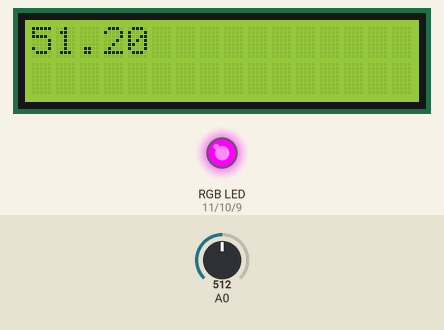
The sketch below on a simulated Arduino Uno, built with avr-gcc and run on an emulated ATmega328P. Shown: 16×2 character LCD, an RGB LED mixed from three pins (HIGH = lit). The inputs (shaded band) are chosen by the test bench; at power-on: A0 = 512.

Above: at 1.6 s.
1.7 s: A0 set to 716
At 4.9 s:
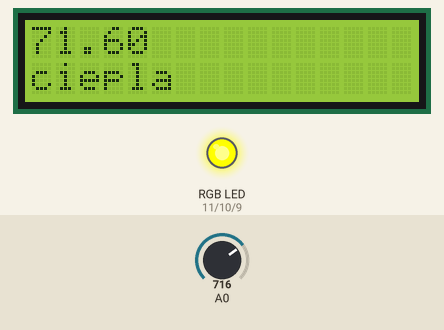
7.6 s: A0 set to 785
At 9.9 s:
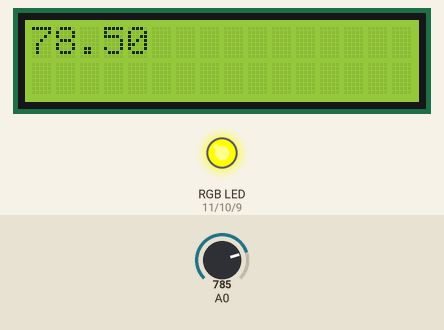
11.6 s: A0 set to 808
At 15.9 s:
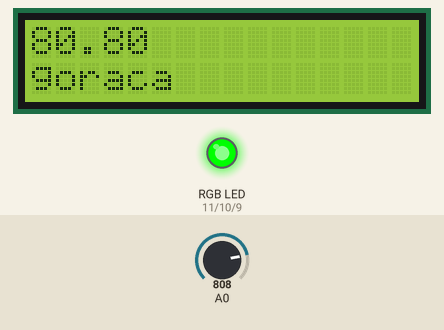
17.6 s: A0 set to 900
At 22.0 s:
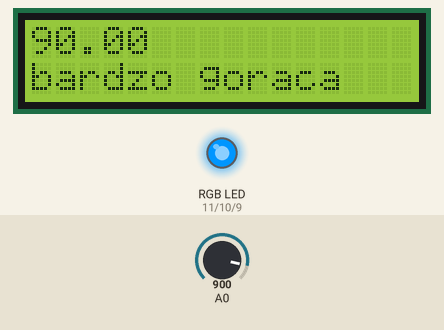
23.7 s: A0 set to 985
At 26.1 s:
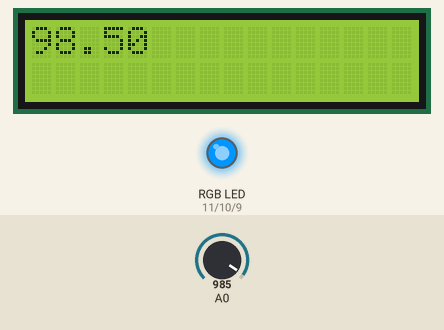
28.7 s: A0 set to 1016
At 33.1 s:
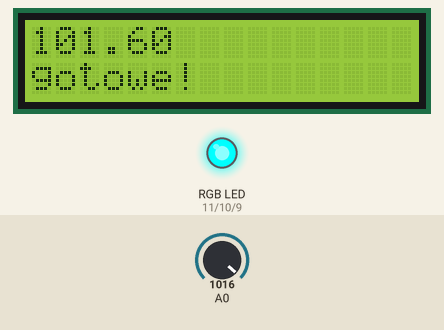
Timing chart, 0 to 34.6 s (numbered marks = the images above; inputs shaded):
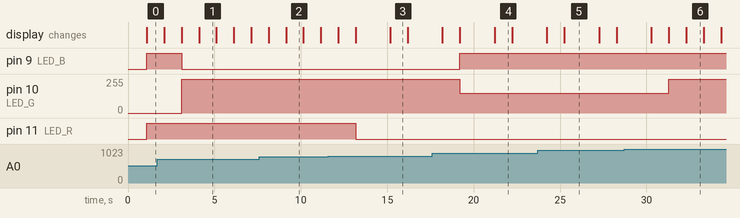

Measured:
- the behaviour switches between 799 and 800 on A0 (found by bisection; images 2 and 3)
- the behaviour switches between 999 and 1000 on A0 (found by bisection; images 5 and 6)
- after the input at 1.7 s, pin 9 (LED_B): HIGH → LOW after 1.4 s; pin 10 (LED_G): 0/255 → 255/255 after 1.4 s; the display: first differs from a run without the input after 1.4 s (image 1 shows a later state)
- after the input at 7.6 s, the display: first differs from a run without the input after 1.5 s (image 2)
- after the input at 11.6 s, pin 11 (LED_R): HIGH → LOW after 1.6 s; the display: first differs from a run without the input after 1.6 s (image 3 shows a later state)
- after the input at 17.6 s, pin 9 (LED_B): LOW → HIGH after 1.6 s; pin 10 (LED_G): 255/255 → 150/255 after 1.6 s; the display: first differs from a run without the input after 1.6 s (image 4 shows a later state)
- after the input at 23.7 s, the display: first differs from a run without the input after 1.5 s (image 5)
- after the input at 28.7 s, pin 10 (LED_G): 150/255 → 255/255 after 2.6 s; the display: first differs from a run without the input after 2.6 s (image 6 shows a later state)

The sketch:

sketch_6.ino
```cpp
#include <LiquidCrystal_I2C.h>
#include <OneWire.h>
#include <DallasTemperature.h>

#define ONE_WIRE_BUS 14

#define LED_R 11
#define LED_G 10
#define LED_B 9

#define WAIT 1000

LiquidCrystal_I2C lcd(0x27, 16, 2);

OneWire oneWire(ONE_WIRE_BUS);
DallasTemperature sensors(&oneWire);

void ostatnieZadanie() {

  float V = analogRead(A0);

  float temp = V * 0.1;

  lcd.print(temp);
  if (temp < 50) {
    analogWrite(LED_R, 0);
    analogWrite(LED_G, 0);
    analogWrite(LED_B, 0);
    delay(WAIT);
    lcd.setCursor(0, 1);
    lcd.print("zimna");
  }
  else if  (temp >= 50 && temp < 70) {
    // zmien kolor na zielony
    analogWrite(LED_R, 255);
    analogWrite(LED_G, 0);
    analogWrite(LED_B, 255);
    delay(WAIT);
    lcd.setCursor(0, 1);
    lcd.print("letnia");
  }
  else if (temp >= 70 && temp < 80) {
    // zmien na niebieski
    analogWrite(LED_R, 255);
    analogWrite(LED_G, 255);
    analogWrite(LED_B, 0);
    delay(WAIT);
    lcd.setCursor(0, 1);
    lcd.print("ciepla");
  }
  else if (temp >= 80 && temp < 90) {
    // fioletowy
    analogWrite(LED_R, 0);
    analogWrite(LED_G, 255);
    analogWrite(LED_B, 0);
    delay(WAIT);
    delay(WAIT);
    lcd.setCursor(0, 1);
    lcd.print("goraca");
  }
  else if (temp >= 90 && temp < 100) {
    // zolty
    analogWrite(LED_R, 0);
    analogWrite(LED_G, 150);
    analogWrite(LED_B, 255);
    delay(WAIT);
    delay(WAIT);
    lcd.setCursor(0, 1);
    lcd.print("bardzo goraca");
  }
  else if  (temp >= 100) {
    //  czerwony
    analogWrite(LED_R, 0);
    analogWrite(LED_G, 255);
    analogWrite(LED_B, 255);
    delay(WAIT);
    lcd.setCursor(0, 1);
    lcd.print("gotowe!");
  }


}


void setup() {
  lcd.init();
  lcd.backlight();

  sensors.begin();

  pinMode(LED_R, OUTPUT);
  pinMode(LED_G, OUTPUT);
  pinMode(LED_B, OUTPUT);

}

void loop() {

  delay(1000);
  lcd.clear();
  ostatnieZadanie();


}
```

sketch_0.ino
```cpp
#include <avr/io.h>
#include <stdlib.h>
#include <string.h>
#include <util/delay.h>

#ifndef _BV
#define _BV(bit)        (1<<(bit))
#endif
#ifndef sbi
#define sbi(reg,bit)    reg |= (_BV(bit))
#endif

#ifndef cbi
#define cbi(reg,bit)    reg &= ~(_BV(bit))
#endif

int main() {

  DDRB=0xff;
  _delay_ms(500);

  while (1) {
    sbi (PORTB, PB5);
    cbi (PORTB, PB4);

    _delay_ms(1000);
    sbi (PORTB, PB4);
    cbi (PORTB, PB5);


    _delay_ms(1000);
  }

}
```
